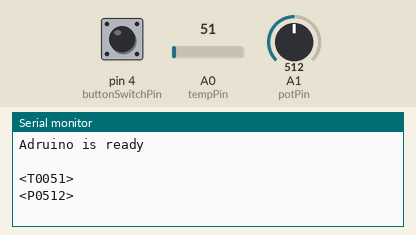
Recording of a sketch running on a simulated Arduino Uno, built with avr-gcc and run on an emulated ATmega328P. Parts: the last lines printed to the serial monitor. The inputs (shaded band) are chosen by the test bench; at power-on: pin 4 (buttonSwitchPin) LOW, A0 (tempPin) = 51, A1 (potPin) = 512.

Above: at 1.2 s.
1.3 s: pin 4 (buttonSwitchPin) pulled HIGH for 0.15 s
At 2.5 s:
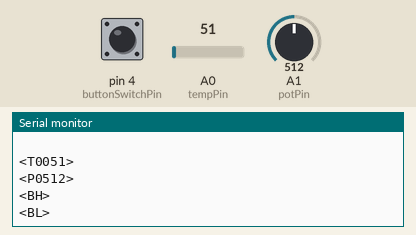
3.0 s: A0 (tempPin) set to 61
At 3.7 s:
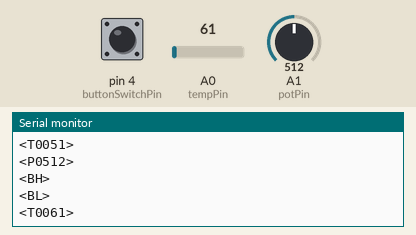
4.5 s: A1 (potPin) set to 716
At 5.0 s:
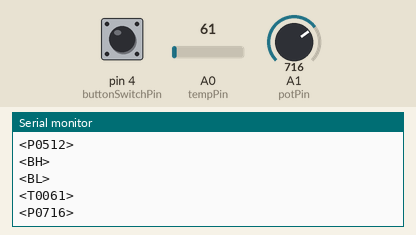
6.0 s: A0 (tempPin) set to 71
At 7.2 s:
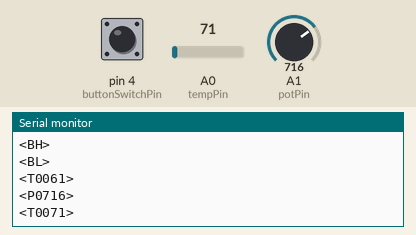
7.5 s: A1 (potPin) set to 900
At 8.8 s:
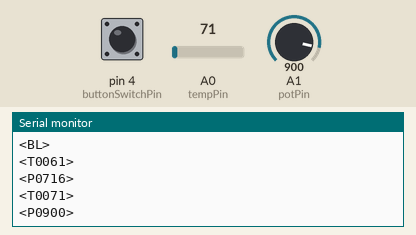

The sketch:

ArduinoSerialPart2.ino
```cpp
/*
*
* Sketch Arduino to Visual Basic 002
*
* Read pin state / value and send to a host computer over a serial connection.
* This is a one way communication; Arduino to a host computer. No data is received from the computer.
*
* Pins
* A0 - a 2 wire temperature probe (sending raw data only. Not the actual temperature)
* A1 - a potentiometer
* D4 - button switch
* The above can be changed to something else
*
* Only send a value if the value has changed.
* This means we need to store the old value
*
*
* It should noted that no data is sent until something changes
* The sketch can be expanded so that an initial value is sent
*
*/

// When DEGUG is TRUE send an newline to the serial monitor
const boolean DEBUG = true;

const byte tempPin = A0;
const byte potPin = A1;
const byte buttonSwitchPin = 4;

unsigned int oldTempVal = 0;
unsigned int newTempVal = 0;
unsigned int oldPotVal = 0;
unsigned int newPotVal = 0;
boolean oldButtonSwitchState = false;
boolean newButtonSwitchState = false;

// used to hold an ascii representation of a number
// [10] allows for 9 digits but in this example I am only using 4 digits
char numberString[10];


void setup()
{
  // set the button switch pin to input
  pinMode(buttonSwitchPin, INPUT);

  // open serial communication
  Serial.begin(9600);
  Serial.println("Adruino is ready");
  Serial.println(" ");
}


void loop()
{

    // read the pins
    newTempVal = analogRead(tempPin);
    newPotVal = analogRead(potPin);
    newButtonSwitchState = digitalRead(buttonSwitchPin);

    if (newTempVal != oldTempVal)
    {
       oldTempVal = newTempVal;
       formatNumber( newTempVal, 4);
       Serial.print("<T");
       Serial.print(numberString);
       Serial.print(">");
       if (DEBUG) { Serial.println("");  }
    }


    //The pot I am using jitters +/-1 so I only using changes of 2 or more.
    if ( abs(newPotVal-oldPotVal) > 1)
    {
       oldPotVal = newPotVal;
       formatNumber( newPotVal, 4);
       Serial.print("<P");
       Serial.print(numberString);
       Serial.print(">");
       if (DEBUG) { Serial.println("");  }
    }


    if (newButtonSwitchState != oldButtonSwitchState)
    {
       oldButtonSwitchState = newButtonSwitchState;
       if (oldButtonSwitchState == true)
       {
          Serial.print("<BH>");
       }
       else
       {
          Serial.print("<BL>");
       }

       if (DEBUG) { Serial.println("");  }

    }

    delay (100);

}


void formatNumber( unsigned int number, byte digits)
{
    // formats a number in to a string and copies it to the global char array numberString
    // pads the start of the string with '0' characters
    //
    // number = the integer to convert to a string
    // digits = the number of digits to use.

    char tempString[10] = "\0";
    strcpy(numberString, tempString);

    // convert an integer into a acsii string
    itoa (number, tempString, 10);

    // create a string of '0' characters to pad the number
    byte numZeros = digits - strlen(tempString) ;
    if (numZeros > 0)
    {
       for (int i=1; i <= numZeros; i++)    { strcat(numberString,"0");  }
    }

    strcat(numberString,tempString);

}
```

Measured:
- after the input at 1.3 s, the serial monitor: prints a new line at once (image 1)
- after the input at 3.0 s, the serial monitor: prints a new line at once (image 2)
- after the input at 4.5 s, the serial monitor: prints a new line at once (image 3)
- after the input at 6.0 s, the serial monitor: prints a new line at once (image 4)
- after the input at 7.5 s, the serial monitor: prints a new line at once (image 5)
